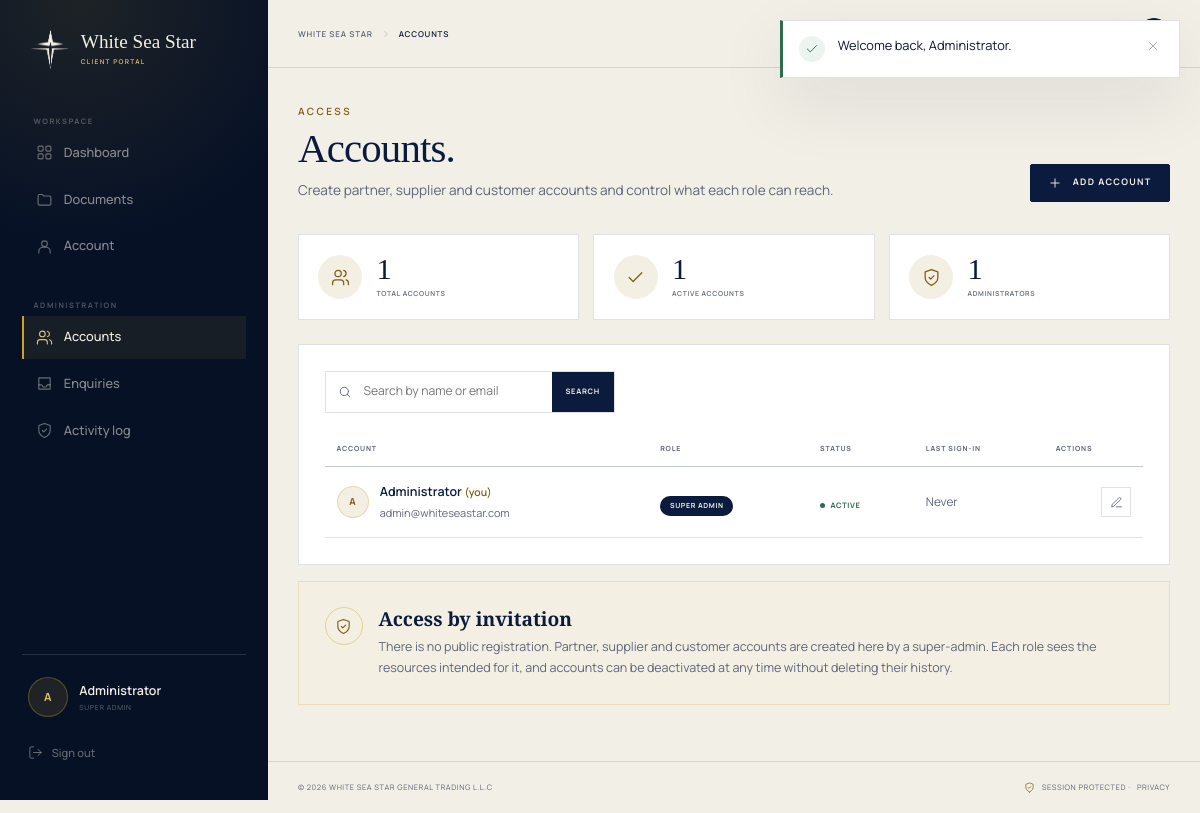
The page /admin/members (signed in) on the database its author committed.
### tables this page shows
CREATE TABLE IF NOT EXISTS users (
    id BIGINT UNSIGNED NOT NULL AUTO_INCREMENT,
    name VARCHAR(120) NOT NULL,
    email VARCHAR(190) NOT NULL,
    password_hash VARCHAR(255) NOT NULL,
    role ENUM('super_admin', 'partner', 'supplier', 'customer') NOT NULL DEFAULT 'partner',
    is_active TINYINT(1) NOT NULL DEFAULT 1,
    password_changed_at DATETIME NULL,
    last_login_at DATETIME NULL,
    created_by BIGINT UNSIGNED NULL,
    created_at DATETIME NOT NULL DEFAULT CURRENT_TIMESTAMP,
    updated_at DATETIME NOT NULL DEFAULT CURRENT_TIMESTAMP ON UPDATE CURRENT_TIMESTAMP,
    PRIMARY KEY (id),
    UNIQUE KEY uq_users_email (email),
    KEY idx_users_role (role),
    KEY idx_users_active (is_active),
    CONSTRAINT fk_users_created_by FOREIGN KEY (created_by) REFERENCES users (id) ON DELETE SET NULL
);

### index.php (called while the page is built, shortened)
<?php
$routes = require __DIR__ . '/router.php';
$match = wss_find_route(
    $routes,
    (string) ($_SERVER['REQUEST_METHOD'] ?? 'GET'),
    request_path()
);
switch ($match['access']) {
    case 'admin':
        auth_require_admin();
        break;
}
$pageFile = pages_path($match['page']);
require $pageFile;

### includes/functions.php (called while the page is built, shortened)
<?php
function config(?string $key = null, mixed $default = null): mixed
{
    $config = $GLOBALS['wss_config'] ?? [];
    $value = $config;
    foreach (explode('.', $key) as $segment) {
        $value = $value[$segment];
    }
    return $value;
}
function account_role_labels(): array
{
    return [
        'super_admin' => 'Super admin',
        'partner' => 'Partner',
        'supplier' => 'Supplier',
        'customer' => 'Customer',
    ];
}
function role_label(string $role): string
{
    return account_role_labels()[$role] ?? 'Partner';
}
function url(string $path = '/'): string
{
    $base = (string) config('app.base_path', '');
    $path = '/' . ltrim($path, '/');
    if ($path === '/') {
        return $base !== '' ? $base . '/' : '/';
    }
    return $base . $path;
}
function asset(string $path): string
{
    $path = ltrim($path, '/');
    $version = (string) config('app.asset_version', '1');
    return url('/assets/' . $path) . '?v=' . rawurlencode($version);
}
function e(mixed $value): string
{
    return htmlspecialchars((string) $value, ENT_QUOTES | ENT_SUBSTITUTE, 'UTF-8');
}
function input_string(string $key, string $default = ''): string
{
    $value = $_POST[$key] ?? $_GET[$key] ?? $default;
    $value = preg_replace('/[\x00-\x08\x0B\x0C\x0E-\x1F\x7F]/u', '', $value) ?? '';
    $value = trim(str_replace(["\r\n", "\r"], "\n", $value));
    return $value;
}
function request_path(): string
{
    $uri = (string) ($_SERVER['REQUEST_URI'] ?? '/');
    $path = parse_url($uri, PHP_URL_PATH);
    $path = is_string($path) ? rawurldecode($path) : '/';
    return $path;
}
function initials(string $name): string
{
    $parts = preg_split('/\s+/', trim($name)) ?: [];
    $initials = '';
    foreach (array_slice($parts, 0, 2) as $part) {
        $initials .= mb_strtoupper(mb_substr($part, 0, 1));
    }
    return $initials !== '' ? $initials : 'W';
}

### includes/auth.php (called while the page is built, shortened)
<?php
function auth_check(): bool
{
    return current_user() !== null;
}
function current_user(): ?array
{
    if (AuthState::$resolved) {
        return AuthState::$user;
    }
    $user = user_find((int) $_SESSION['auth_id']);
    return AuthState::$user = $user;
}
function is_admin(): bool
{
    $user = current_user();
    return $user !== null && $user['role'] === 'super_admin';
}
function auth_require_login(): void
{
    if (auth_check()) {
        return;
    }
}
function auth_require_admin(): void
{
    auth_require_login();
}

### includes/db.php (called while the page is built, shortened)
<?php
function db(): PDO
{
    static $pdo = null;
    if ($pdo instanceof PDO) {
        return $pdo;
    }
    $config = (array) config('db', []);
    $dsn = sprintf(
        'mysql:host=%s;port=%d;dbname=%s;charset=%s',
        $config['host'] ?? '127.0.0.1',
        (int) ($config['port'] ?? 3306),
        $config['database'] ?? 'wss_site',
        $config['charset'] ?? 'utf8mb4'
    );
    $pdo = new PDO($dsn, (string) ($config['username'] ?? ''), (string) ($config['password'] ?? ''), [
        PDO::ATTR_ERRMODE => PDO::ERRMODE_EXCEPTION,
        PDO::ATTR_DEFAULT_FETCH_MODE => PDO::FETCH_ASSOC,
        PDO::ATTR_EMULATE_PREPARES => false,
        PDO::ATTR_STRINGIFY_FETCHES => false,
    ]);
    $pdo->exec("SET time_zone = '+00:00'");
    return $pdo;
}
function db_query(string $sql, array $params = []): PDOStatement
{
    $statement = db()->prepare($sql);
    $statement->execute($params);
    return $statement;
}
function db_fetch(string $sql, array $params = []): ?array
{
    $row = db_query($sql, $params)->fetch();
    return $row === false ? null : $row;
}
function db_fetch_all(string $sql, array $params = []): array
{
    return db_query($sql, $params)->fetchAll();
}

### includes/data.php (called while the page is built, shortened)
<?php
function user_find(int $id): ?array
{
    return db_fetch('SELECT * FROM users WHERE id = ? LIMIT 1', [$id]);
}
function user_all(string $search = ''): array
{
    $sql = 'SELECT * FROM users';
    $params = [];
    $sql .= " ORDER BY (role = 'super_admin') DESC, name ASC LIMIT 200";
    return db_fetch_all($sql, $params);
}
function user_stats(): array
{
    $row = db_fetch(
        "SELECT
            COUNT(*) AS total,
            SUM(is_active = 1) AS active,
            SUM(role = 'super_admin') AS admins
         FROM users"
    ) ?? [];
    return [
        'total' => (int) ($row['total'] ?? 0),
        'active' => (int) ($row['active'] ?? 0),
        'admins' => (int) ($row['admins'] ?? 0),
    ];
}

### pages/admin-members.php (the view, shortened to what this page needs)
<?php
$user = current_user();
$search = mb_substr(input_string('q'), 0, 100);
$members = user_all($search);
$memberStats = user_stats();
$title = 'Accounts';
$bodyClass = 'page-panel';
require includes_path('panel-header.php');
?>
<div class="panel-head">
    <div>
        <p class="eyebrow eyebrow--dark">Access</p>
        <h1 class="panel-title">Accounts.</h1>
        <p class="panel-subtitle">Create partner, supplier and customer accounts and control what each role can reach.</p>
    </div>
    <div class="panel-head__actions">
        <a class="btn btn--dark btn--small" href="/admin/members/create"><?= icon('plus') ?> Add account</a>
    </div>
</div>
<div class="stat-grid stat-grid--three">
    <article class="stat-card">
        <span class="stat-card__icon"><?= icon('users') ?></span>
        <div><strong><?= (int) $memberStats['total'] ?></strong><span>Total accounts</span></div>
    </article>
    <article class="stat-card">
        <span class="stat-card__icon"><?= icon('check') ?></span>
        <div><strong><?= (int) $memberStats['active'] ?></strong><span>Active accounts</span></div>
    </article>
    <article class="stat-card">
        <span class="stat-card__icon"><?= icon('shield') ?></span>
        <div><strong><?= (int) $memberStats['admins'] ?></strong><span>Administrators</span></div>
    </article>
</div>
<div class="panel-card">
    <div class="table-toolbar">
        <form class="search-form" method="get" action="/admin/members" role="search">
            <span class="search-form__icon"><?= icon('search') ?></span>
            <input type="search" name="q" value="<?= e($search) ?>" placeholder="Search by name or email" aria-label="Search accounts">
            <button type="submit" class="search-form__submit">Search</button>
        </form>
    </div>
    <?php if ($members === []): ?>
        <div class="empty-state">
            <span class="empty-state__icon"><?= icon('users') ?></span>
            <h2>No accounts found</h2>
            <p><?= $search !== '' ? 'No account matches that search.' : 'Create the first partner, supplier or customer account.' ?></p>
            <?php if ($search !== ''): ?>
                <a class="btn btn--outline btn--small" href="/admin/members">Clear search</a>
            <?php else: ?>
                <a class="btn btn--dark btn--small" href="/admin/members/create"><?= icon('plus') ?> Add account</a>
            <?php endif; ?>
        </div>
    <?php else: ?>
        <div class="table-wrap">
            <table class="data-table">
                <thead>
                    <tr>
                        <th scope="col">Account</th>
                        <th scope="col">Role</th>
                        <th scope="col">Status</th>
                        <th scope="col">Last sign-in</th>
                        <th scope="col" class="data-table__actions">Actions</th>
                    </tr>
                </thead>
                <tbody>
                    <?php foreach ($members as $member): ?>
                        <?php $isSelf = (int) $member['id'] === (int) $user['id']; ?>
                        <tr>
                            <td>
                                <div class="table-person">
                                    <span class="avatar avatar--sm"><?= e(initials((string) $member['name'])) ?></span>
                                    <span>
                                        <strong><?= e($member['name']) ?><?= $isSelf ? ' <em>(you)</em>' : '' ?></strong>
                                        <small><?= e($member['email']) ?></small>
                                    </span>
                                </div>
                            </td>
                            <td>
                                <?php
                                $role = (string) $member['role'];
                                $badgeClass = match ($role) {
                                    'super_admin' => 'badge--navy',
                                    'supplier' => 'badge--soft',
                                    'customer' => 'badge--gold',
                                    default => 'badge--muted',
                                };
                                ?>
                                <span class="badge <?= e($badgeClass) ?>">
                                    <?= e(role_label($role)) ?>
                                </span>
                            </td>
                            <td>
                                <span class="status-badge <?= (int) $member['is_active'] ? 'status-badge--active' : 'status-badge--inactive' ?>">
                                    <?= (int) $member['is_active'] ? 'Active' : 'Inactive' ?>
                                </span>
                            </td>
                            <td class="data-table__muted"><?= e($member['last_login_at'] ? time_ago($member['last_login_at']) : 'Never') ?></td>
                            <td class="data-table__actions">
                                <div class="row-actions">
                                    <a class="icon-btn" href="/admin/members/<?= (int) $member['id'] ?>/edit" title="Edit account" aria-label="Edit <?= e($member['name']) ?>">
                                        <?= icon('edit') ?>
                                    </a>
                                </div>
                            </td>
                        </tr>
                    <?php endforeach; ?>
                </tbody>
            </table>
        </div>
    <?php endif; ?>
</div>
<div class="panel-card panel-card--note">
    <span class="panel-note__icon"><?= icon('shield') ?></span>
    <div>
        <h2>Access by invitation</h2>
        <p>There is no public registration. Partner, supplier and customer accounts are created here by a super-admin. Each role sees the resources intended for it, and accounts can be deactivated at any time without deleting their history.</p>
    </div>
</div>
<?php require includes_path('panel-footer.php');

### includes/panel-header.php (shortened to what this page needs)
<?php
$currentUser = $user ?? current_user();
$isAdmin = is_admin();
$currentPath = request_path();
$isDashboard = $currentPath === '/members' || $currentPath === '/admin';
$isDocuments = str_starts_with($currentPath, '/members/documents') || str_starts_with($currentPath, '/admin/documents');
$isProfile = str_starts_with($currentPath, '/profile');
$roleLabel = role_label((string) ($currentUser['role'] ?? 'partner'));
?>
<!doctype html>
<html lang="en" class="no-js">
<head>
    <?php require __DIR__ . '/head.php'; ?>
</head>
<body class="panel-body <?= e($bodyClass) ?>">
<div class="panel-shell">
    <aside class="panel-sidebar" id="panel-sidebar" data-panel-sidebar>
        <a class="panel-brand" href="/" aria-label="White Sea Star client portal — home">
            <img src="<?= e(asset('img/mark-light.png')) ?>" alt="" width="42" height="44">
            <span>
                <strong>White Sea Star</strong>
                <small>Client portal</small>
            </span>
        </a>
            <?= icon('close') ?>
        <nav class="panel-nav" aria-label="Portal navigation">
            <p class="panel-nav__label">Workspace</p>
            <a class="panel-nav__link<?= $isDashboard ? ' is-active' : '' ?>" href="<?= $isAdmin ? '/admin' : '/members' ?>">
                <?= icon('dashboard') ?><span>Dashboard</span>
            </a>
            <a class="panel-nav__link<?= $isDocuments ? ' is-active' : '' ?>" href="<?= $isAdmin ? '/admin/documents' : '/members/documents' ?>">
                <?= icon('folder') ?><span><?= $isAdmin ? 'Documents' : 'Resource library' ?></span>
            </a>
            <a class="panel-nav__link<?= $isProfile ? ' is-active' : '' ?>" href="/profile">
                <?= icon('user') ?><span>Account</span>
            </a>
            <?php if ($isAdmin): ?>
                <p class="panel-nav__label panel-nav__label--spaced">Administration</p>
                <a class="panel-nav__link<?= str_starts_with($currentPath, '/admin/members') ? ' is-active' : '' ?>" href="/admin/members">
                    <?= icon('users') ?><span>Accounts</span>
                </a>
                <a class="panel-nav__link<?= str_starts_with($currentPath, '/admin/enquiries') ? ' is-active' : '' ?>" href="/admin/enquiries">
                    <?= icon('inbox') ?><span>Enquiries</span>
                </a>
                <a class="panel-nav__link<?= str_starts_with($currentPath, '/admin/audit') ? ' is-active' : '' ?>" href="/admin/audit">
                    <?= icon('shield') ?><span>Activity log</span>
                </a>
            <?php endif; ?>
        </nav>
        <div class="panel-sidebar__foot">
            <div class="panel-user">
                <span class="avatar"><?= e(initials((string) ($currentUser['name'] ?? 'W'))) ?></span>
                <span class="panel-user__text">
                    <strong><?= e($currentUser['name'] ?? '') ?></strong>
                    <small><?= e($roleLabel) ?></small>
                </span>
            </div>
            <form method="post" action="/logout">
                <button class="panel-logout" type="submit"><?= icon('logout') ?> Sign out</button>
            </form>
        </div>
    </aside>
    <div class="panel-main">
        <header class="panel-topbar">
            <div class="panel-topbar__left">
                <nav class="panel-crumbs" aria-label="Breadcrumb">
                    <a href="/">White Sea Star</a>
                    <?= icon('chevron') ?>
                    <span><?= e($title) ?></span>
                </nav>
            </div>
            <div class="panel-topbar__right">
                <span class="panel-secure"><?= icon('lock') ?> Secure session</span>
                <span class="avatar avatar--sm" title="<?= e($currentUser['name'] ?? '') ?>"><?= e(initials((string) ($currentUser['name'] ?? 'W'))) ?></span>
            </div>
        </header>
        <main class="panel-content" id="main">
            <?php require __DIR__ . '/flash.php'; ?>

### includes/icons.php (shortened to what this page needs)
<?php
function icon(string $name, string $class = ''): string
{
    $inner = $icons[$name] ?? $icons['file'];
    $classes = trim('icon ' . $class);
    return '<svg class="' . e($classes) . '" viewBox="0 0 24 24" fill="none" stroke="currentColor" stroke-width="1.6" stroke-linecap="round" stroke-linejoin="round" aria-hidden="true" focusable="false">' . $inner . '</svg>';
}

### rows shown on the page
users: name "A", name "Administrator", role "SUPER ADMIN", shows "(you)", email "admin@whiteseastar.com", is_active "ACTIVE", last_login_at "Never"

### other values the page prints
$title "ACCOUNTS"
$message['message'] "Welcome back, Administrator."
$memberStats['total'] "1"
$memberStats['active'] "1"
$memberStats['admins'] "1"
